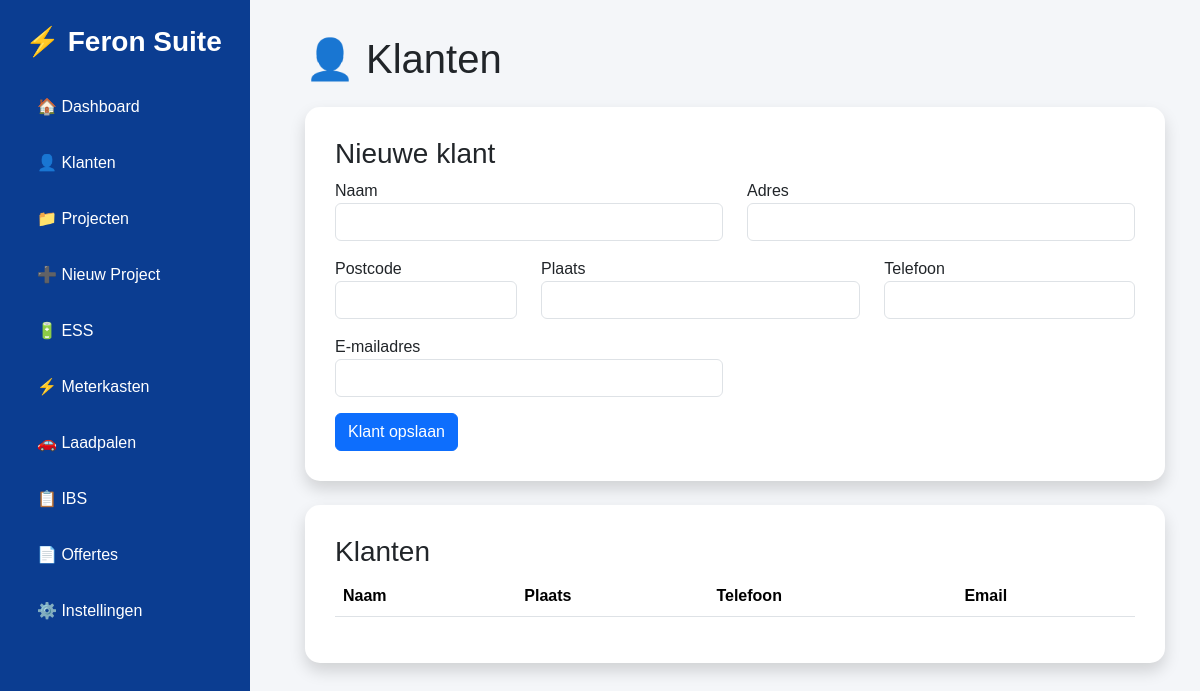
The app's page /klanten, older data.
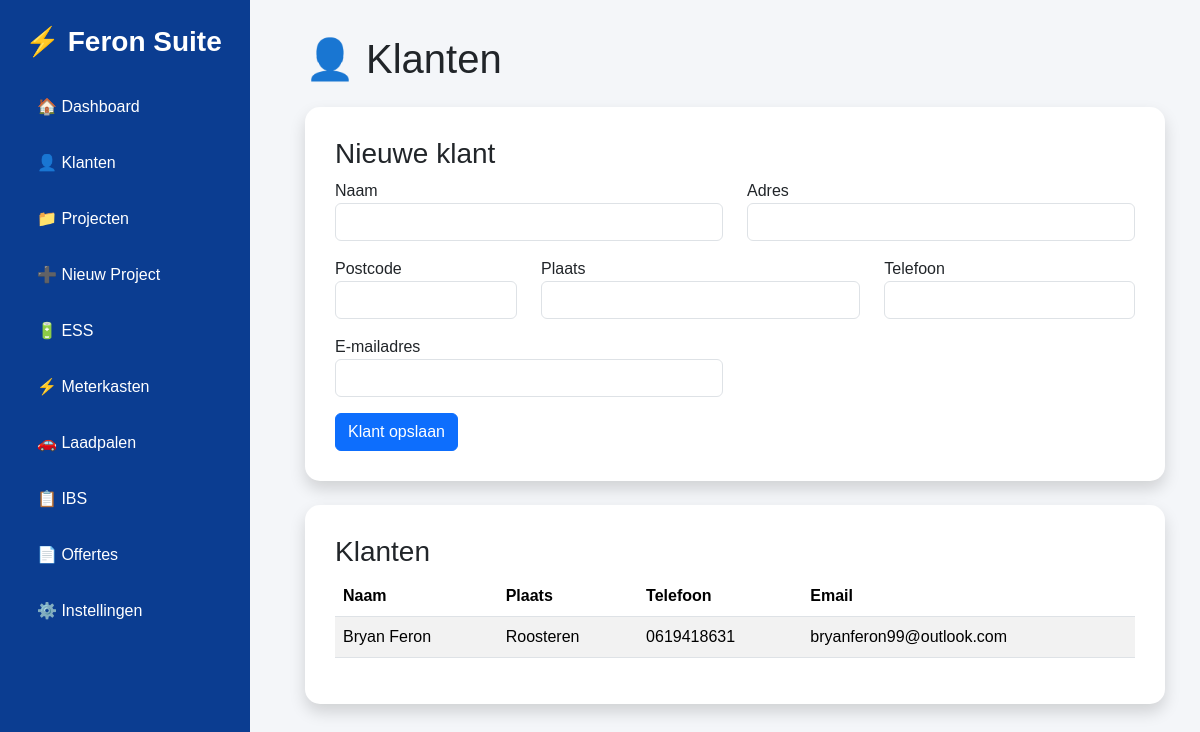
The same page, newer data.
### app/models/klant.py (models this page shows)
class Klant(Base):
    __tablename__ = "klanten"
    id = Column(Integer, primary_key=True, index=True)
    naam = Column(String, nullable=False)
    adres = Column(String)
    postcode = Column(String)
    plaats = Column(String)
    telefoon = Column(String)
    email = Column(String)

### app/routes/klanten.py (the view)
@router.get("/klanten", response_class=HTMLResponse)
async def klanten(request: Request, db: Session = Depends(get_db)):
    klanten = db.query(Klant).all()
    return templates.TemplateResponse(
        request=request,
        name="klanten.html",
        context={
            "klanten": klanten
        }
    )

### app/templates/klanten.html (shortened to what this page needs)
{% extends "base.html" %}
{% block content %}
<h1 class="mb-4">👤 Klanten</h1>
<div class="card shadow mb-4">
    <div class="card-body">
        <h3>Nieuwe klant</h3>
        <form method="post">
            <div class="row">
                <div class="col-md-6 mb-3">
                    <label>Naam</label>
                    <input type="text" name="naam" class="form-control" required>
                </div>
                <div class="col-md-6 mb-3">
                    <label>Adres</label>
                    <input type="text" name="adres" class="form-control">
                </div>
                <div class="col-md-3 mb-3">
                    <label>Postcode</label>
                    <input type="text" name="postcode" class="form-control">
                </div>
                <div class="col-md-5 mb-3">
                    <label>Plaats</label>
                    <input type="text" name="plaats" class="form-control">
                </div>
                <div class="col-md-4 mb-3">
                    <label>Telefoon</label>
                    <input type="text" name="telefoon" class="form-control">
                </div>
                <div class="col-md-6 mb-3">
                    <label>E-mailadres</label>
                    <input type="email" name="email" class="form-control">
                </div>
            </div>
            <button class="btn btn-primary">
                Klant opslaan
            </button>
        </form>
    </div>
</div>
<div class="card shadow">
    <div class="card-body">
        <h3>Klanten</h3>
        <table class="table table-striped">
            <thead>
                <tr>
                    <th>Naam</th>
                    <th>Plaats</th>
                    <th>Telefoon</th>
                    <th>Email</th>
                </tr>
            </thead>
            <tbody>
            {% for klant in klanten %}
                <tr>
                    <td>{{ klant.naam }}</td>
                    <td>{{ klant.plaats }}</td>
                    <td>{{ klant.telefoon }}</td>
                    <td>{{ klant.email }}</td>
                </tr>
            {% endfor %}
            </tbody>
        </table>
    </div>
</div>
{% endblock %}

### app/templates/base.html (shortened to what this page needs)
<!DOCTYPE html>
<html lang="nl">
<head>
    <link href="https://cdn.jsdelivr.net/npm/bootstrap@5.3.7/dist/css/bootstrap.min.css" rel="stylesheet">
    <link rel="stylesheet" href="/static/css/style.css">
</head>
<body>
<div class="d-flex">
    <div class="sidebar">
        <h3 class="mb-4">⚡ Feron Suite</h3>
        <a href="/">🏠 Dashboard</a>
        <a href="/klanten">👤 Klanten</a>
        <a href="/projecten">📁 Projecten</a>
        <a href="/project/nieuw">➕ Nieuw Project</a>
        <a href="/ess">🔋 ESS</a>
        <a href="#">⚡ Meterkasten</a>
        <a href="#">🚗 Laadpalen</a>
        <a href="#">📋 IBS</a>
        <a href="#">📄 Offertes</a>
        <a href="#">⚙️ Instellingen</a>
    </div>
    <div class="content">
        {% block content %}
        {% endblock %}
    </div>
</div>
</body>
</html>

### static/css/style.css (style rules this page uses)
body { margin:0; background:#f4f6f9; font-family:Arial, Helvetica, sans-serif; }
.sidebar { width:250px; min-height:100vh; background:#0B3D91; color:white; position:fixed; left:0; top:0; padding:25px; }
.sidebar h3 { font-weight:bold; }
.sidebar a { display:block; color:white; text-decoration:none; padding:12px; border-radius:8px; margin-bottom:8px; transition:.2s; }
.content { margin-left:270px; padding:35px; }
.card { border:none; border-radius:15px; }
.card-body { padding:30px; }

Row changes from the older to the newer data that the page shows:
added Klant: naam "Bryan Feron", plaats "Roosteren", telefoon "0619418631", email "bryanferon99@outlook.com"
